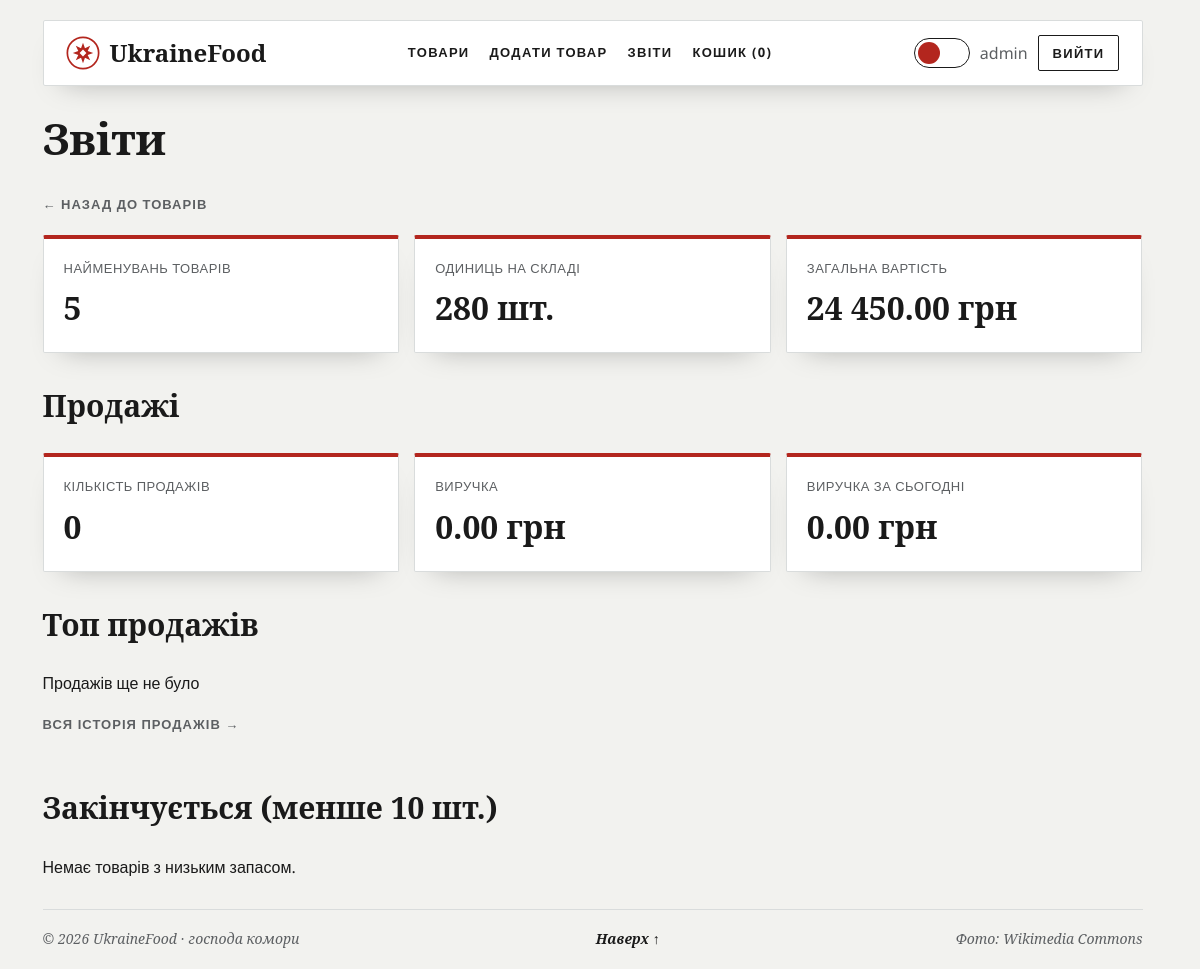
The app's page /report.php (signed in), older data.
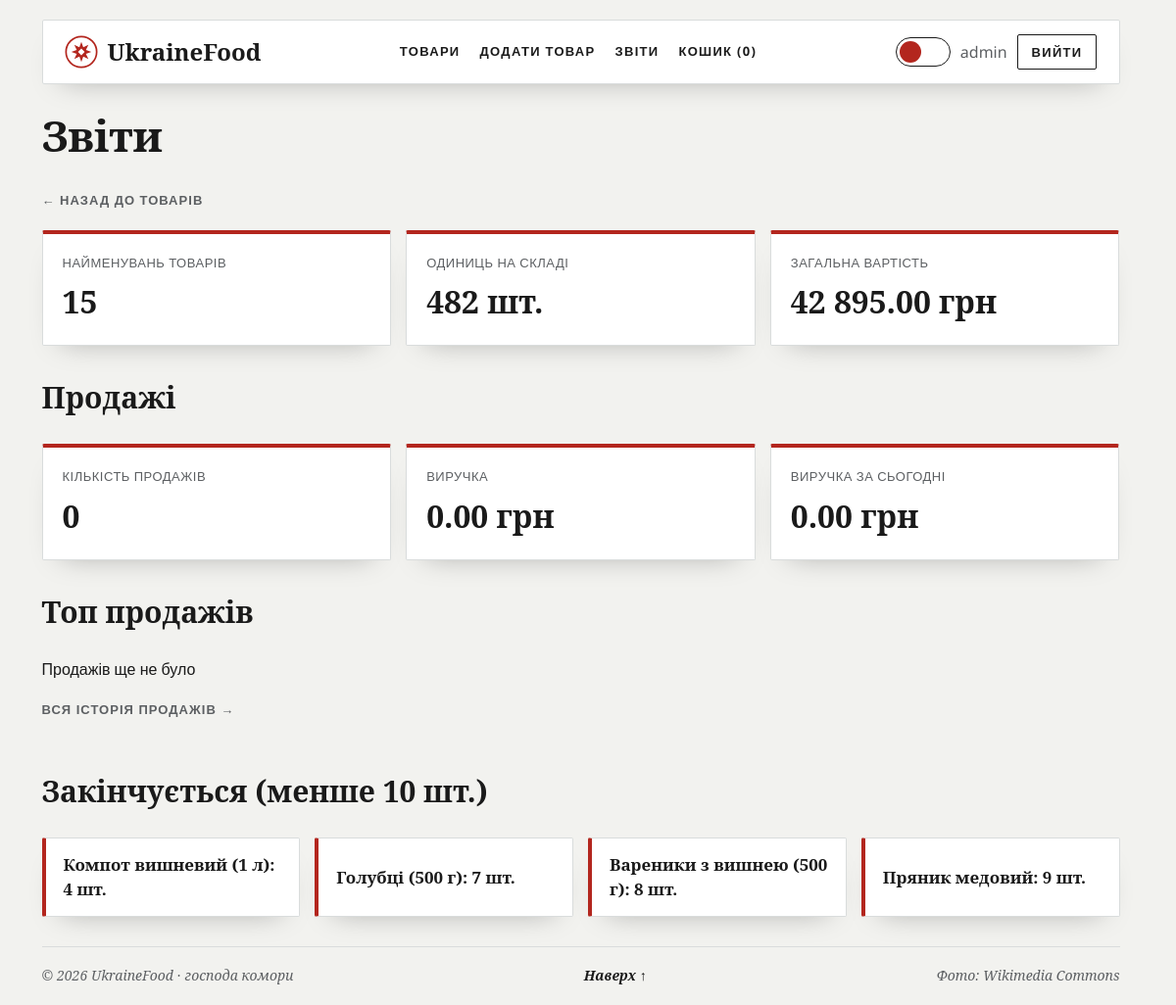
The same page, newer data.
### tables this page shows
CREATE TABLE
    products (
        id INT AUTO_INCREMENT PRIMARY KEY,
        name VARCHAR(255) NOT NULL,
        price DECIMAL(10, 2) NOT NULL,
        quantity INT NOT NULL DEFAULT 0,
        category_id INT NULL,
        image VARCHAR(255) NULL,
        CONSTRAINT fk_products_category FOREIGN KEY (category_id) REFERENCES category (id) ON DELETE SET NULL
    );

### report.php (the view, shortened to what this page needs)
<?php
require_once 'db.php';
$stats = $pdo->query(
    "SELECT COUNT(*) AS total_products,
            COALESCE(SUM(quantity), 0) AS total_items,
            COALESCE(SUM(price * quantity), 0) AS total_value
     FROM products"
)->fetch();
$salesStats = $pdo->query(
    "SELECT COUNT(*) AS sales_count,
            COALESCE(SUM(price * quantity), 0) AS revenue
     FROM sales"
)->fetch();
$today = $pdo->query(
    "SELECT COALESCE(SUM(price * quantity), 0) AS revenue
     FROM sales
     WHERE DATE(sold_at) = CURDATE()"
)->fetch();
$topProducts = $pdo->query(
    "SELECT product_name,
            SUM(quantity) AS sold,
            SUM(price * quantity) AS revenue
     FROM sales
     GROUP BY product_id, product_name
     ORDER BY sold DESC
     LIMIT 5"
)->fetchAll();
$lowStock = $pdo->query("SELECT name, quantity FROM products WHERE quantity < 10 ORDER BY quantity")->fetchAll();
require 'header.php';
?>
<h1>Звіти</h1>
<a href="index.php" class="back-link">← Назад до товарів</a>
<div class="stats">
    <div class="stat-card">
        <span class="stat-label">Найменувань товарів</span>
        <span class="stat-value"><?= (int) $stats['total_products'] ?></span>
    </div>
    <div class="stat-card">
        <span class="stat-label">Одиниць на складі</span>
        <span class="stat-value"><?= (int) $stats['total_items'] ?> шт.</span>
    </div>
    <div class="stat-card">
        <span class="stat-label">Загальна вартість</span>
        <span class="stat-value"><?= number_format((float) $stats['total_value'], 2, '.', ' ') ?> грн</span>
    </div>
</div>
<h2>Продажі</h2>
<div class="stats">
    <div class="stat-card">
        <span class="stat-label">Кількість продажів</span>
        <span class="stat-value"><?= (int) $salesStats['sales_count'] ?></span>
    </div>
    <div class="stat-card">
        <span class="stat-label">Виручка</span>
        <span class="stat-value"><?= number_format((float) $salesStats['revenue'], 2, '.', ' ') ?> грн</span>
    </div>
    <div class="stat-card">
        <span class="stat-label">Виручка за сьогодні</span>
        <span class="stat-value"><?= number_format((float) $today['revenue'], 2, '.', ' ') ?> грн</span>
    </div>
</div>
<h2>Топ продажів</h2>
<?php if (!empty($topProducts)): ?>
    <ul class="low-stock">
        <?php foreach ($topProducts as $item): ?>
            <li><?= htmlspecialchars($item['product_name']) ?> — <?= (int) $item['sold'] ?> шт · <?= number_format((float) $item['revenue'], 2, '.', ' ') ?> грн</li>
        <?php endforeach; ?>
    </ul>
<?php else: ?>
    <p>Продажів ще не було</p>
<?php endif; ?>
<a href="sales.php" class="back-link">Вся історія продажів →</a>
<h2>Закінчується (менше 10 шт.)</h2>
<?php if (!empty($lowStock)): ?>
    <ul class="low-stock">
        <?php foreach ($lowStock as $item): ?>
            <li><?= htmlspecialchars($item['name']) ?>: <?= (int) $item['quantity'] ?> шт.</li>
        <?php endforeach; ?>
    </ul>
<?php else: ?>
    <p>Немає товарів з низьким запасом.</p>
<?php endif; ?>
<?php require 'footer.php'; ?>

Row changes from the older to the newer data that the page shows:
added products: name "Компот вишневий (1 л)", quantity "4"
added products: name "Голубці (500 г)", quantity "7"
added products: name "Вареники з вишнею (500 г)", quantity "8"
added products: name "Пряник медовий", quantity "9"
Text that changed along with them:
$stats['total_products']: "5" → "15"
$stats['total_items']: "280" → "482"
$stats['total_value']: "24 450.00" → "42 895.00"
text no longer shown: "Немає товарів з низьким запасом."
